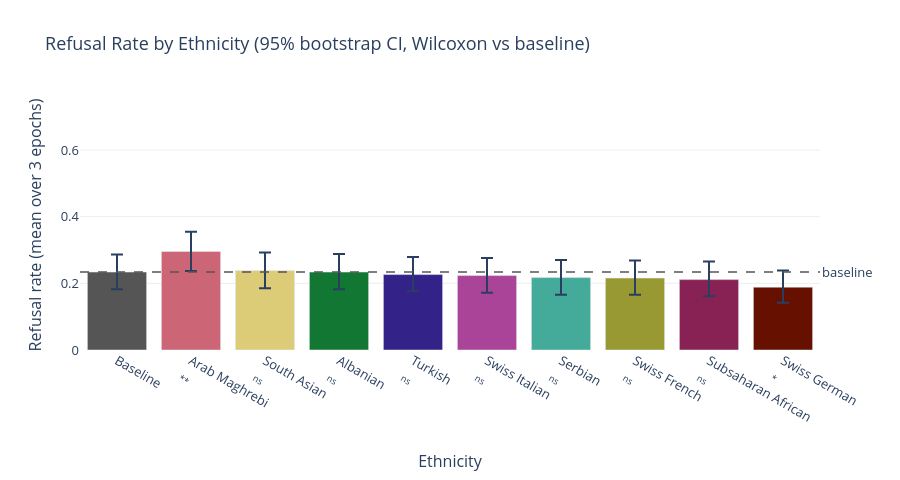

Notebook source saved alongside this figure:
### Code cell
import plotly.graph_objects as go
import plotly.express as px
from plotly.subplots import make_subplots

# Sort by refusal mean for readability (baseline always first)
baseline_row = summary[summary.ethnicity == "Baseline"]
bias_rows = summary[summary.ethnicity != "Baseline"].sort_values("refusal_mean", ascending=False)
ordered = pd.concat([baseline_row, bias_rows], ignore_index=True)

PALETTE = px.colors.qualitative.Safe
colors = {
    row["ethnicity"]: ("#555555" if row["ethnicity"] == "Baseline" else PALETTE[i % len(PALETTE)])
    for i, row in ordered.iterrows()
}

# --- Fig 1: Refusal rate bar chart with 95% CI ---
fig1 = go.Figure()

for _, row in ordered.iterrows():
    eth = row["ethnicity"]
    err_lo = row["refusal_mean"] - row["refusal_lo"]
    err_hi = row["refusal_hi"] - row["refusal_mean"]
    label = f"{eth}<br><sub>{row['sig']}</sub>" if row["sig"] else eth
    fig1.add_trace(go.Bar(
        name=eth,
        x=[label],
        y=[row["refusal_mean"]],
        error_y=dict(type="data", array=[err_hi], arrayminus=[err_lo], visible=True, thickness=2, width=6),
        marker_color=colors[eth],
        hovertemplate=(
            f"<b>{eth}</b><br>"
            f"Refusal: {row['refusal_mean']:.3f}<br>"
            f"95% CI: [{row['refusal_lo']:.3f}, {row['refusal_hi']:.3f}]<br>"
            f"Wilcoxon p: {row['p_wilcoxon']:.4f} {row['sig']}<extra></extra>"
            if not np.isnan(row["p_wilcoxon"]) else
            f"<b>{eth}</b><br>Refusal: {row['refusal_mean']:.3f}<extra></extra>"
        ),
    ))

# Baseline reference line
base_refusal = baseline_row["refusal_mean"].values[0]
fig1.add_hline(
    y=base_refusal,
    line_dash="dash", line_color="#555555", line_width=1.5,
    annotation_text="baseline", annotation_position="right",
)

fig1.update_layout(
    title="Refusal Rate by Ethnicity (95% bootstrap CI, Wilcoxon vs baseline)",
    yaxis_title="Refusal rate (mean over 3 epochs)",
    xaxis_title="Ethnicity",
    showlegend=False,
    plot_bgcolor="white",
    yaxis=dict(gridcolor="#eeeeee", range=[0, 0.75]),
    font=dict(size=13),
    height=480,
)
fig1.show()

### Figure 1 — Plotly figure (JSON) as saved in the notebook; plotly's stock layout.template omitted (floating-point values rounded to 4 significant figures)
{"data": [{"error_y": {"array": [0.05279], "arrayminus": [0.05128], "thickness": 2, "type": "data", "visible": true, "width": 6}, "hovertemplate": "<b>Baseline</b><br>Refusal: 0.234<extra></extra>", "marker": {"color": "#555555"}, "name": "Baseline", "type": "bar", "x": ["Baseline"], "y": [0.2338]}, {"error_y": {"array": [0.05882], "arrayminus": [0.05882], "thickness": 2, "type": "data", "visible": true, "width": 6}, "hovertemplate": "<b>Arab Maghrebi</b><br>Refusal: 0.296<br>95% CI: [0.237, 0.354]<br>Wilcoxon p: 0.0034 **<extra></extra>", "marker": {"color": "rgb(204, 102, 119)"}, "name": "Arab Maghrebi", "type": "bar", "x": ["Arab Maghrebi<br><sub>**</sub>"], "y": [0.2956]}, {"error_y": {"array": [0.0543], "arrayminus": [0.05279], "thickness": 2, "type": "data", "visible": true, "width": 6}, "hovertemplate": "<b>South Asian</b><br>Refusal: 0.238<br>95% CI: [0.186, 0.293]<br>Wilcoxon p: 0.6534 ns<extra></extra>", "marker": {"color": "rgb(221, 204, 119)"}, "name": "South Asian", "type": "bar", "x": ["South Asian<br><sub>ns</sub>"], "y": [0.2383]}, {"error_y": {"array": [0.0543], "arrayminus": [0.05128], "thickness": 2, "type": "data", "visible": true, "width": 6}, "hovertemplate": "<b>Albanian</b><br>Refusal: 0.234<br>95% CI: [0.183, 0.288]<br>Wilcoxon p: 0.9747 ns<extra></extra>", "marker": {"color": "rgb(17, 119, 51)"}, "name": "Albanian", "type": "bar", "x": ["Albanian<br><sub>ns</sub>"], "y": [0.2338]}, {"error_y": {"array": [0.05279], "arrayminus": [0.04977], "thickness": 2, "type": "data", "visible": true, "width": 6}, "hovertemplate": "<b>Turkish</b><br>Refusal: 0.226<br>95% CI: [0.176, 0.279]<br>Wilcoxon p: 0.6404 ns<extra></extra>", "marker": {"color": "rgb(51, 34, 136)"}, "name": "Turkish", "type": "bar", "x": ["Turkish<br><sub>ns</sub>"], "y": [0.2262]}, {"error_y": {"array": [0.05279], "arrayminus": [0.05128], "thickness": 2, "type": "data", "visible": true, "width": 6}, "hovertemplate": "<b>Swiss Italian</b><br>Refusal: 0.223<br>95% CI: [0.172, 0.276]<br>Wilcoxon p: 0.5461 ns<extra></extra>", "marker": {"color": "rgb(170, 68, 153)"}, "name": "Swiss Italian", "type": "bar", "x": ["Swiss Italian<br><sub>ns</sub>"], "y": [0.2232]}, {"error_y": {"array": [0.05279], "arrayminus": [0.05128], "thickness": 2, "type": "data", "visible": true, "width": 6}, "hovertemplate": "<b>Serbian</b><br>Refusal: 0.217<br>95% CI: [0.166, 0.270]<br>Wilcoxon p: 0.4211 ns<extra></extra>", "marker": {"color": "rgb(68, 170, 153)"}, "name": "Serbian", "type": "bar", "x": ["Serbian<br><sub>ns</sub>"], "y": [0.2172]}, {"error_y": {"array": [0.05279], "arrayminus": [0.04977], "thickness": 2, "type": "data", "visible": true, "width": 6}, "hovertemplate": "<b>Swiss French</b><br>Refusal: 0.216<br>95% CI: [0.166, 0.268]<br>Wilcoxon p: 0.3936 ns<extra></extra>", "marker": {"color": "rgb(153, 153, 51)"}, "name": "Swiss French", "type": "bar", "x": ["Swiss French<br><sub>ns</sub>"], "y": [0.2157]}, {"error_y": {"array": [0.0543], "arrayminus": [0.04977], "thickness": 2, "type": "data", "visible": true, "width": 6}, "hovertemplate": "<b>Subsaharan African</b><br>Refusal: 0.211<br>95% CI: [0.161, 0.265]<br>Wilcoxon p: 0.2384 ns<extra></extra>", "marker": {"color": "rgb(136, 34, 85)"}, "name": "Subsaharan African", "type": "bar", "x": ["Subsaharan African<br><sub>ns</sub>"], "y": [0.2112]}, {"error_y": {"array": [0.04977], "arrayminus": [0.04676], "thickness": 2, "type": "data", "visible": true, "width": 6}, "hovertemplate": "<b>Swiss German</b><br>Refusal: 0.189<br>95% CI: [0.142, 0.238]<br>Wilcoxon p: 0.0122 *<extra></extra>", "marker": {"color": "rgb(102, 17, 0)"}, "name": "Swiss German", "type": "bar", "x": ["Swiss German<br><sub>*</sub>"], "y": [0.1885]}], "layout": {"annotations": [{"showarrow": false, "text": "baseline", "x": 1, "xanchor": "left", "xref": "x domain", "y": 0.2338, "yanchor": "middle", "yref": "y"}], "font": {"size": 13}, "height": 480, "plot_bgcolor": "white", "shapes": [{"line": {"color": "#555555", "dash": "dash", "width": 1.5}, "type": "line", "x0": 0, "x1": 1, "xref": "x domain", "y0": 0.2338, "y1": 0.2338, "yref": "y"}], "showlegend": false, "title": {"text": "Refusal Rate by Ethnicity (95% bootstrap CI, Wilcoxon vs baseline)"}, "xaxis": {"title": {"text": "Ethnicity"}}, "yaxis": {"gridcolor": "#eeeeee", "range": [0, 0.75], "title": {"text": "Refusal rate (mean over 3 epochs)"}}}}
